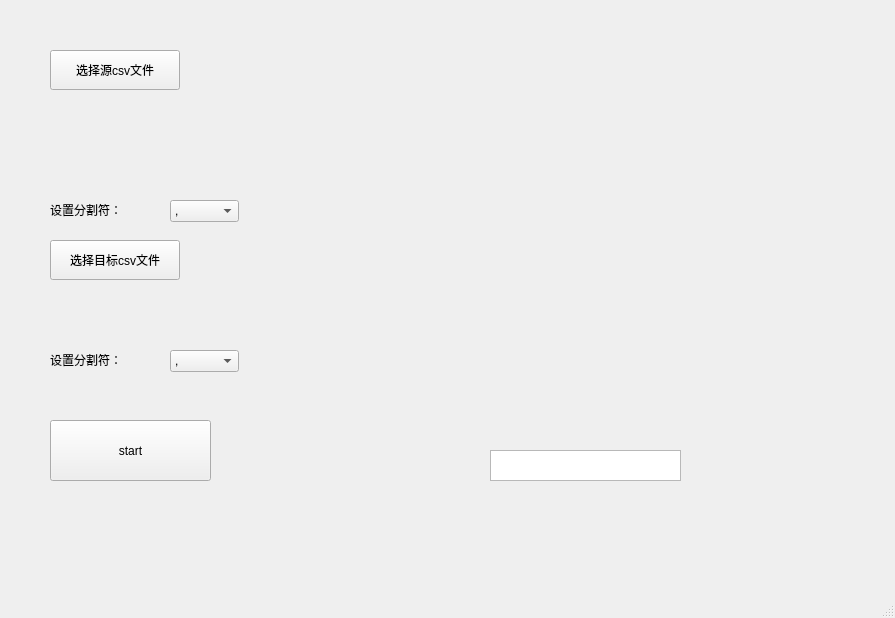
<?xml version="1.0" encoding="UTF-8"?>
<ui version="4.0">
 <class>MainWindow</class>
 <widget class="QMainWindow" name="MainWindow">
  <property name="geometry">
   <rect>
    <x>0</x>
    <y>0</y>
    <width>895</width>
    <height>618</height>
   </rect>
  </property>
  <property name="windowTitle">
   <string>MainWindow</string>
  </property>
  <widget class="QWidget" name="centralwidget">
   <widget class="QLabel" name="label">
    <property name="geometry">
     <rect>
      <x>200</x>
      <y>50</y>
      <width>100</width>
      <height>40</height>
     </rect>
    </property>
    <property name="styleSheet">
     <string notr="true">color: rgb(85, 255, 0);</string>
    </property>
    <property name="text">
     <string/>
    </property>
   </widget>
   <widget class="QPushButton" name="pushButton">
    <property name="geometry">
     <rect>
      <x>50</x>
      <y>50</y>
      <width>130</width>
      <height>40</height>
     </rect>
    </property>
    <property name="text">
     <string>选择源csv文件</string>
    </property>
   </widget>
   <widget class="QPushButton" name="pushButton_2">
    <property name="geometry">
     <rect>
      <x>50</x>
      <y>240</y>
      <width>130</width>
      <height>40</height>
     </rect>
    </property>
    <property name="text">
     <string>选择目标csv文件</string>
    </property>
   </widget>
   <widget class="QLabel" name="label_2">
    <property name="geometry">
     <rect>
      <x>200</x>
      <y>240</y>
      <width>100</width>
      <height>40</height>
     </rect>
    </property>
    <property name="styleSheet">
     <string notr="true">color: rgb(85, 255, 0);</string>
    </property>
    <property name="text">
     <string/>
    </property>
   </widget>
   <widget class="QLabel" name="label_3">
    <property name="geometry">
     <rect>
      <x>50</x>
      <y>340</y>
      <width>131</width>
      <height>40</height>
     </rect>
    </property>
    <property name="text">
     <string>设置分割符：</string>
    </property>
   </widget>
   <widget class="QComboBox" name="comboBox">
    <property name="geometry">
     <rect>
      <x>170</x>
      <y>350</y>
      <width>69</width>
      <height>22</height>
     </rect>
    </property>
    <item>
     <property name="text">
      <string>,</string>
     </property>
    </item>
    <item>
     <property name="text">
      <string> </string>
     </property>
    </item>
    <item>
     <property name="text">
      <string>;</string>
     </property>
    </item>
    <item>
     <property name="text">
      <string>|</string>
     </property>
    </item>
   </widget>
   <widget class="QLabel" name="label_4">
    <property name="geometry">
     <rect>
      <x>50</x>
      <y>90</y>
      <width>161</width>
      <height>71</height>
     </rect>
    </property>
    <property name="text">
     <string/>
    </property>
   </widget>
   <widget class="QPushButton" name="pushButton_3">
    <property name="geometry">
     <rect>
      <x>50</x>
      <y>420</y>
      <width>161</width>
      <height>61</height>
     </rect>
    </property>
    <property name="text">
     <string>start</string>
    </property>
   </widget>
   <widget class="QLabel" name="label_5">
    <property name="geometry">
     <rect>
      <x>50</x>
      <y>280</y>
      <width>161</width>
      <height>71</height>
     </rect>
    </property>
    <property name="text">
     <string/>
    </property>
   </widget>
   <widget class="QComboBox" name="comboBox_2">
    <property name="geometry">
     <rect>
      <x>170</x>
      <y>200</y>
      <width>69</width>
      <height>22</height>
     </rect>
    </property>
    <item>
     <property name="text">
      <string>,</string>
     </property>
    </item>
    <item>
     <property name="text">
      <string/>
     </property>
    </item>
    <item>
     <property name="text">
      <string>;</string>
     </property>
    </item>
    <item>
     <property name="text">
      <string>|</string>
     </property>
    </item>
   </widget>
   <widget class="QLabel" name="label_6">
    <property name="geometry">
     <rect>
      <x>50</x>
      <y>190</y>
      <width>131</width>
      <height>40</height>
     </rect>
    </property>
    <property name="text">
     <string>设置分割符：</string>
    </property>
   </widget>
   <widget class="QTextBrowser" name="textBrowser">
    <property name="geometry">
     <rect>
      <x>490</x>
      <y>450</y>
      <width>191</width>
      <height>31</height>
     </rect>
    </property>
   </widget>
  </widget>
  <widget class="QMenuBar" name="menubar">
   <property name="geometry">
    <rect>
     <x>0</x>
     <y>0</y>
     <width>895</width>
     <height>23</height>
    </rect>
   </property>
  </widget>
  <widget class="QStatusBar" name="statusbar"/>
 </widget>
 <resources/>
 <connections/>
</ui>
